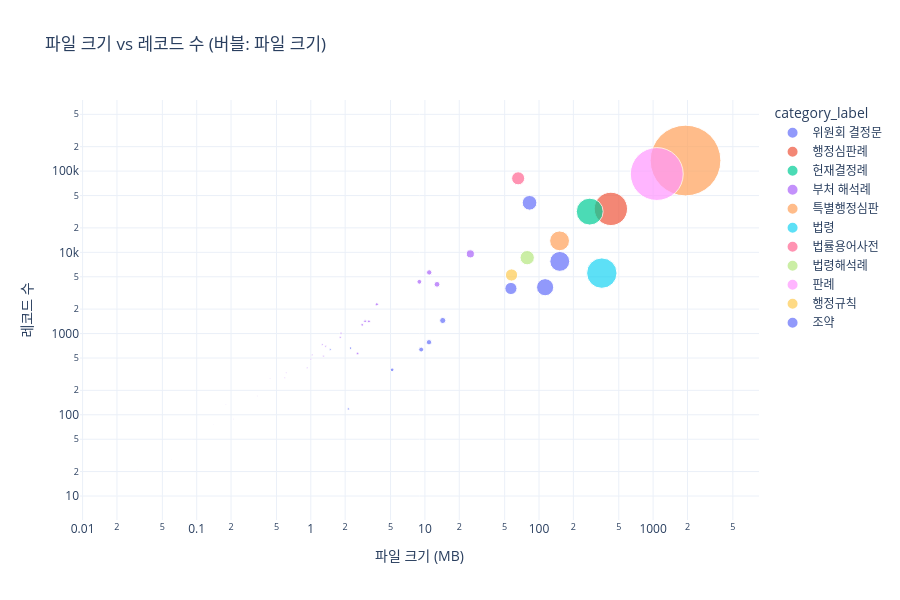

Notebook code cell kept with this figure:
### Code cell
# ── 파일 크기 vs 레코드 수 산점도 (버블 차트) ────────────
fig = px.scatter(
    df_inv,
    x="size_mb",
    y="record_count",
    size="size_mb",
    color="category_label",
    hover_name="filename",
    hover_data=["agency", "category"],
    title="파일 크기 vs 레코드 수 (버블: 파일 크기)",
    labels={"size_mb": "파일 크기 (MB)", "record_count": "레코드 수"},
    log_x=True,
    log_y=True,
    size_max=50,
)
fig.update_layout(height=600)
fig.show()

### Figure 1 — Plotly figure (JSON) as saved in the notebook; plotly's stock layout.template omitted (floating-point values rounded to 4 significant figures)
{"data": [{"customdata": [["국민권익위원회", "committee"], ["선거관리위원회", "committee"], ["환경분쟁조정위원회", "committee"], ["금융위원회", "committee"], ["공정거래위원회", "committee"], ["정보공개위원회", "committee"], ["국가인권위원회", "committee"], ["노동위원회", "committee"], ["개인정보보호위원회", "committee"], ["소청심사위원회", "committee"]], "hovertemplate": "<b>%{hovertext}</b><br><br>category_label=위원회 결정문<br>파일 크기 (MB)=%{marker.size}<br>레코드 수=%{y}<br>agency=%{customdata[0]}<br>category=%{customdata[1]}<extra></extra>", "hovertext": ["[DONE]acr.json", "[DONE]ecc.json", "[DONE]eiac.json", "[DONE]fsc.json", "[DONE]ftc.json", "[DONE]iaciac.json", "[DONE]nhrck.json", "[DONE]nlrc.json", "[DONE]ppc.json", "[DONE]sfc.json"], "legendgroup": "위원회 결정문", "marker": {"color": "#636efa", "size": [9.27, 5.16, 2.13, 2.23, 152.0, 10.86, 113.1, 82.61, 14.33, 1.48], "sizemode": "area", "sizeref": 0.7692, "symbol": "circle"}, "mode": "markers", "name": "위원회 결정문", "orientation": "v", "showlegend": true, "type": "scatter", "x": [9.27, 5.16, 2.13, 2.23, 152.0, 10.86, 113.1, 82.61, 14.33, 1.48], "xaxis": "x", "y": [635, 358, 118, 662, 7728, 782, 3721, 40714, 1448, 636], "yaxis": "y"}, {"customdata": [["administration", "administration"]], "hovertemplate": "<b>%{hovertext}</b><br><br>category_label=행정심판례<br>파일 크기 (MB)=%{marker.size}<br>레코드 수=%{y}<br>agency=%{customdata[0]}<br>category=%{customdata[1]}<extra></extra>", "hovertext": ["[DONE]administration.json"], "legendgroup": "행정심판례", "marker": {"color": "#EF553B", "size": [426.4], "sizemode": "area", "sizeref": 0.7692, "symbol": "circle"}, "mode": "markers", "name": "행정심판례", "orientation": "v", "showlegend": true, "type": "scatter", "x": [426.4], "xaxis": "x", "y": [34254], "yaxis": "y"}, {"customdata": [["constitutional", "constitutional"]], "hovertemplate": "<b>%{hovertext}</b><br><br>category_label=헌재결정례<br>파일 크기 (MB)=%{marker.size}<br>레코드 수=%{y}<br>agency=%{customdata[0]}<br>category=%{customdata[1]}<extra></extra>", "hovertext": ["[DONE]constitutional.json"], "legendgroup": "헌재결정례", "marker": {"color": "#00cc96", "size": [278.2], "sizemode": "area", "sizeref": 0.7692, "symbol": "circle"}, "mode": "markers", "name": "헌재결정례", "orientation": "v", "showlegend": true, "type": "scatter", "x": [278.2], "xaxis": "x", "y": [31718], "yaxis": "y"}, {"customdata": [["방위사업청", "cgm_expc"], ["관세청", "cgm_expc"], ["산림청", "cgm_expc"], ["특허청", "cgm_expc"], ["기상청", "cgm_expc"], ["농림축산식품부", "cgm_expc"], ["문화체육관광부", "cgm_expc"], ["환경부", "cgm_expc"], ["식품의약품안전처", "cgm_expc"], ["국방부", "cgm_expc"], ["교육부", "cgm_expc"], ["고용노동부", "cgm_expc"], ["기획재정부", "cgm_expc"], ["외교부", "cgm_expc"], ["여성가족부", "cgm_expc"], ["보건복지부", "cgm_expc"], ["행정안전부", "cgm_expc"], ["법무부", "cgm_expc"], ["국토교통부", "cgm_expc"], ["산업통상자원부", "cgm_expc"], ["통일부", "cgm_expc"], ["인사혁신처", "cgm_expc"], ["과학기술정보통신부", "cgm_expc"], ["중소벤처기업부", "cgm_expc"], ["새만금개발청", "cgm_expc"], ["경찰청", "cgm_expc"], ["농촌진흥청", "cgm_expc"], ["국가보훈부", "cgm_expc"]], "hovertemplate": "<b>%{hovertext}</b><br><br>category_label=부처 해석례<br>파일 크기 (MB)=%{marker.size}<br>레코드 수=%{y}<br>agency=%{customdata[0]}<br>category=%{customdata[1]}<extra></extra>", "hovertext": ["[DONE]dapaCgmExpc.json", "[DONE]kcsCgmExpc.json", "[DONE]kfsCgmExpc.json", "[DONE]kipoCgmExpc.json", "[DONE]kmaCgmExpc.json", "[DONE]mafraCgmExpc.json", "[DONE]mcstCgmExpc.json", "[DONE]meCgmExpc.json", "[DONE]mfdsCgmExpc.json", "[DONE]mndCgmExpc.json", "[DONE]moeCgmExpc.json", "[DONE]moelCgmExpc.json", "[DONE]mofCgmExpc.json", "[DONE]mofaCgmExpc.json", "[DONE]mogefCgmExpc.json", "[DONE]mohwCgmExpc.json", "[DONE]moisCgmExpc.json", "[DONE]mojCgmExpc.json", "[DONE]molitCgmExpc.json", "[DONE]motieCgmExpc.json", "[DONE]mouCgmExpc.json", "[DONE]mpmCgmExpc.json", "[DONE]msitCgmExpc.json", "[DONE]mssCgmExpc.json", "[DONE]nfaCgmExpc.json", "[DONE]npaCgmExpc.json", "[DONE]rdaCgmExpc.json", "[Done]mpvaCgmExpc.json"], "legendgroup": "부처 해석례", "marker": {"color": "#ab63fa", "size": [1.29, 2.82, 3.23, 1.84, 0.34, 0.59, 0.09, 3.79, 8.94, 2.57, 0.44, 25.02, 1.03, 0.21, 0.06, 2.99, 12.77, 0.93, 10.91, 1.81, 0.03, 0.14, 0.61, 0.02, 1.26, 1.0, 0.18, 1.35], "sizemode": "area", "sizeref": 0.7692, "symbol": "circle"}, "mode": "markers", "name": "부처 해석례", "orientation": "v", "showlegend": true, "type": "scatter", "x": [1.29, 2.82, 3.23, 1.84, 0.34, 0.59, 0.09, 3.79, 8.94, 2.57, 0.44, 25.02, 1.03, 0.21, 0.06, 2.99, 12.77, 0.93, 10.91, 1.81, 0.03, 0.14, 0.61, 0.02, 1.26, 1.0, 0.18, 1.35], "xaxis": "x", "y": [528, 1279, 1412, 1011, 170, 286, 50, 2291, 4337, 569, 280, 9573, 546, 89, 28, 1417, 4038, 378, 5659, 900, 21, 76, 331, 10, 731, 484, 133, 698], "yaxis": "y"}, {"customdata": [["kmstSpecialDecc", "special_tribunal"], ["ttSpecialDecc", "special_tribunal"]], "hovertemplate": "<b>%{hovertext}</b><br><br>category_label=특별행정심판<br>파일 크기 (MB)=%{marker.size}<br>레코드 수=%{y}<br>agency=%{customdata[0]}<br>category=%{customdata[1]}<extra></extra>", "hovertext": ["[DONE]kmstSpecialDecc.json", "[DONE]ttSpecialDecc.json"], "legendgroup": "특별행정심판", "marker": {"color": "#FFA15A", "size": [151.4, 1923.0], "sizemode": "area", "sizeref": 0.7692, "symbol": "circle"}, "mode": "markers", "name": "특별행정심판", "orientation": "v", "showlegend": true, "type": "scatter", "x": [151.4, 1923.0], "xaxis": "x", "y": [13846, 134932], "yaxis": "y"}, {"customdata": [["law-2", "law"]], "hovertemplate": "<b>%{hovertext}</b><br><br>category_label=법령<br>파일 크기 (MB)=%{marker.size}<br>레코드 수=%{y}<br>agency=%{customdata[0]}<br>category=%{customdata[1]}<extra></extra>", "hovertext": ["[DONE]law-2.json"], "legendgroup": "법령", "marker": {"color": "#19d3f3", "size": [355.1], "sizemode": "area", "sizeref": 0.7692, "symbol": "circle"}, "mode": "markers", "name": "법령", "orientation": "v", "showlegend": true, "type": "scatter", "x": [355.1], "xaxis": "x", "y": [5548], "yaxis": "y"}, {"customdata": [["lawterms", "law_term"]], "hovertemplate": "<b>%{hovertext}</b><br><br>category_label=법률용어사전<br>파일 크기 (MB)=%{marker.size}<br>레코드 수=%{y}<br>agency=%{customdata[0]}<br>category=%{customdata[1]}<extra></extra>", "hovertext": ["[DONE]lawterms.json"], "legendgroup": "법률용어사전", "marker": {"color": "#FF6692", "size": [65.64], "sizemode": "area", "sizeref": 0.7692, "symbol": "circle"}, "mode": "markers", "name": "법률용어사전", "orientation": "v", "showlegend": true, "type": "scatter", "x": [65.64], "xaxis": "x", "y": [81488], "yaxis": "y"}, {"customdata": [["legislation", "legislation"]], "hovertemplate": "<b>%{hovertext}</b><br><br>category_label=법령해석례<br>파일 크기 (MB)=%{marker.size}<br>레코드 수=%{y}<br>agency=%{customdata[0]}<br>category=%{customdata[1]}<extra></extra>", "hovertext": ["[DONE]legislation.json"], "legendgroup": "법령해석례", "marker": {"color": "#B6E880", "size": [78.78], "sizemode": "area", "sizeref": 0.7692, "symbol": "circle"}, "mode": "markers", "name": "법령해석례", "orientation": "v", "showlegend": true, "type": "scatter", "x": [78.78], "xaxis": "x", "y": [8597], "yaxis": "y"}, {"customdata": [["precedents-4", "precedent"]], "hovertemplate": "<b>%{hovertext}</b><br><br>category_label=판례<br>파일 크기 (MB)=%{marker.size}<br>레코드 수=%{y}<br>agency=%{customdata[0]}<br>category=%{customdata[1]}<extra></extra>", "hovertext": ["[DONE]precedents-4.json"], "legendgroup": "판례", "marker": {"color": "#FF97FF", "size": [1076.0], "sizemode": "area", "sizeref": 0.7692, "symbol": "circle"}, "mode": "markers", "name": "판례", "orientation": "v", "showlegend": true, "type": "scatter", "x": [1076.0], "xaxis": "x", "y": [92055], "yaxis": "y"}, {"customdata": [["school", "school"]], "hovertemplate": "<b>%{hovertext}</b><br><br>category_label=행정규칙<br>파일 크기 (MB)=%{marker.size}<br>레코드 수=%{y}<br>agency=%{customdata[0]}<br>category=%{customdata[1]}<extra></extra>", "hovertext": ["[DONE]school.json"], "legendgroup": "행정규칙", "marker": {"color": "#FECB52", "size": [57.43], "sizemode": "area", "sizeref": 0.7692, "symbol": "circle"}, "mode": "markers", "name": "행정규칙", "orientation": "v", "showlegend": true, "type": "scatter", "x": [57.43], "xaxis": "x", "y": [5258], "yaxis": "y"}, {"customdata": [["treaty", "treaty"]], "hovertemplate": "<b>%{hovertext}</b><br><br>category_label=조약<br>파일 크기 (MB)=%{marker.size}<br>레코드 수=%{y}<br>agency=%{customdata[0]}<br>category=%{customdata[1]}<extra></extra>", "hovertext": ["[DONE]treaty.json"], "legendgroup": "조약", "marker": {"color": "#636efa", "size": [56.72], "sizemode": "area", "sizeref": 0.7692, "symbol": "circle"}, "mode": "markers", "name": "조약", "orientation": "v", "showlegend": true, "type": "scatter", "x": [56.72], "xaxis": "x", "y": [3589], "yaxis": "y"}], "layout": {"height": 600, "legend": {"itemsizing": "constant", "title": {"text": "category_label"}, "tracegroupgap": 0}, "title": {"text": "파일 크기 vs 레코드 수 (버블: 파일 크기)"}, "xaxis": {"anchor": "y", "domain": [0, 1], "title": {"text": "파일 크기 (MB)"}, "type": "log"}, "yaxis": {"anchor": "x", "domain": [0, 1], "title": {"text": "레코드 수"}, "type": "log"}}}
